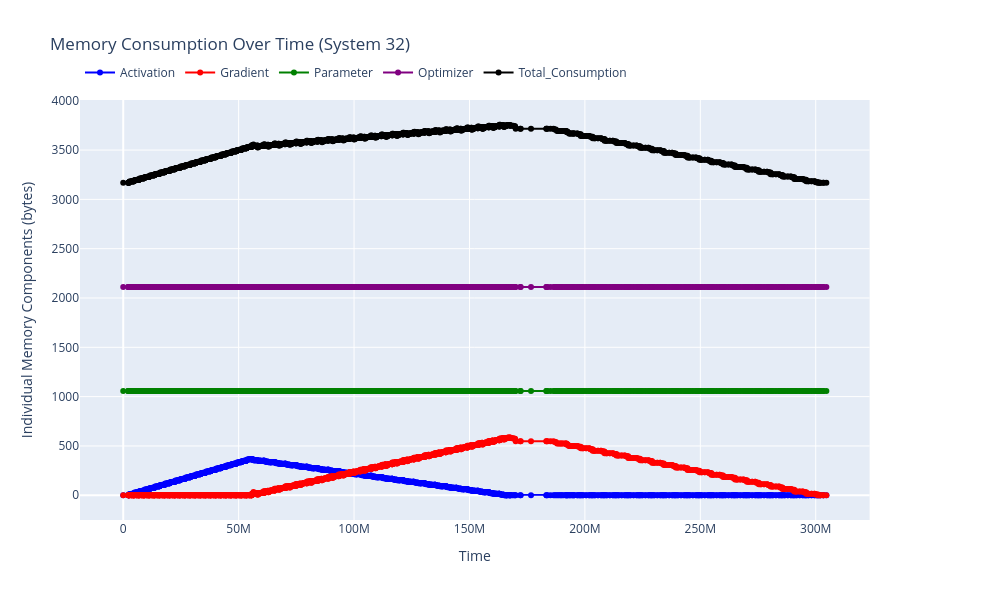

Notebook source saved alongside this figure:
### Code cell
import pandas as pd
import plotly.graph_objects as go
from plotly.subplots import make_subplots

# Load the CSV file
file_path = './output/GPT_3_1300M/2D_Torus/2_1_32_1_1_memory.csv'
data = pd.read_csv(file_path)

# Filter rows where the 'Sys' column value is 32
filtered_data = data[data[' Sys'] == 32]

# Calculate total memory consumption (sum of all memory types)
activation = (filtered_data['  Activation'] )/ 1024 / 1024  # Convert to MB
gradient = (filtered_data[' Gradient'] )/ 1024 / 1024  # Convert to MB
parameter = [max( filtered_data[' Parameter']/ 1024 / 1024)] * len(filtered_data[' Parameter'])  # Convert to MB
optimizer = [max (filtered_data[' Optimizer']/ 1024 / 1024)] * len(filtered_data[' Parameter'])  # Convert to MB
filtered_data['Total_Consumption'] = (activation + gradient + parameter + optimizer)  

# Create an interactive plot
fig = make_subplots(specs=[[{"secondary_y": True}]])

# Add traces for each memory type
fig.add_trace(
    go.Scatter(x=filtered_data[' Time'], y=activation, 
               name="Activation", mode='lines+markers', line=dict(color='blue')),
    secondary_y=False,
)

fig.add_trace(
    go.Scatter(x=filtered_data[' Time'], y=gradient, 
               name="Gradient", mode='lines+markers', line=dict(color='red')),
    secondary_y=False,
)

fig.add_trace(
    go.Scatter(x=filtered_data[' Time'], y=parameter, 
               name="Parameter", mode='lines+markers', line=dict(color='green')),
    secondary_y=False,
)

fig.add_trace(
    go.Scatter(x=filtered_data[' Time'], y=optimizer, 
               name="Optimizer", mode='lines+markers', line=dict(color='purple')),
    secondary_y=False,
)

fig.add_trace(
    go.Scatter(x=filtered_data[' Time'], y=filtered_data['Total_Consumption'], 
               name="Total_Consumption", mode='lines+markers', line=dict(color='black')),
    secondary_y=False,
)


# Update layout
fig.update_layout(
    title_text="Memory Consumption Over Time (System 32)",
    xaxis_title="Time",
    legend=dict(x=0, y=1.1, orientation='h'),
    height=600,
    width=1000
)

fig.update_yaxes(title_text="Individual Memory Components (bytes)", secondary_y=False)
fig.update_yaxes(title_text="Total Memory Consumption (bytes)", secondary_y=True)

fig.show()

### Figure 1 — Plotly figure (JSON) as saved in the notebook; plotly's stock layout.template omitted (floating-point values rounded to 4 significant figures; data arrays with more than 128 entries replaced by an {"elided": "..."} marker saying what was removed)
{"data": [{"line": {"color": "blue"}, "mode": "lines+markers", "name": "Activation", "type": "scatter", "x": {"elided": "1332 int values"}, "xaxis": "x", "y": {"elided": "1332 float values"}, "yaxis": "y"}, {"line": {"color": "red"}, "mode": "lines+markers", "name": "Gradient", "type": "scatter", "x": {"elided": "1332 int values"}, "xaxis": "x", "y": {"elided": "1332 float values"}, "yaxis": "y"}, {"line": {"color": "green"}, "mode": "lines+markers", "name": "Parameter", "type": "scatter", "x": {"elided": "1332 int values"}, "xaxis": "x", "y": {"elided": "1332 int values"}, "yaxis": "y"}, {"line": {"color": "purple"}, "mode": "lines+markers", "name": "Optimizer", "type": "scatter", "x": {"elided": "1332 int values"}, "xaxis": "x", "y": {"elided": "1332 int values"}, "yaxis": "y"}, {"line": {"color": "black"}, "mode": "lines+markers", "name": "Total_Consumption", "type": "scatter", "x": {"elided": "1332 int values"}, "xaxis": "x", "y": {"elided": "1332 float values"}, "yaxis": "y"}], "layout": {"height": 600, "legend": {"orientation": "h", "x": 0, "y": 1.1}, "title": {"text": "Memory Consumption Over Time (System 32)"}, "width": 1000, "xaxis": {"anchor": "y", "domain": [0, 0.94], "title": {"text": "Time"}}, "yaxis": {"anchor": "x", "domain": [0, 1], "title": {"text": "Individual Memory Components (bytes)"}}, "yaxis2": {"anchor": "x", "overlaying": "y", "side": "right", "title": {"text": "Total Memory Consumption (bytes)"}}}}
